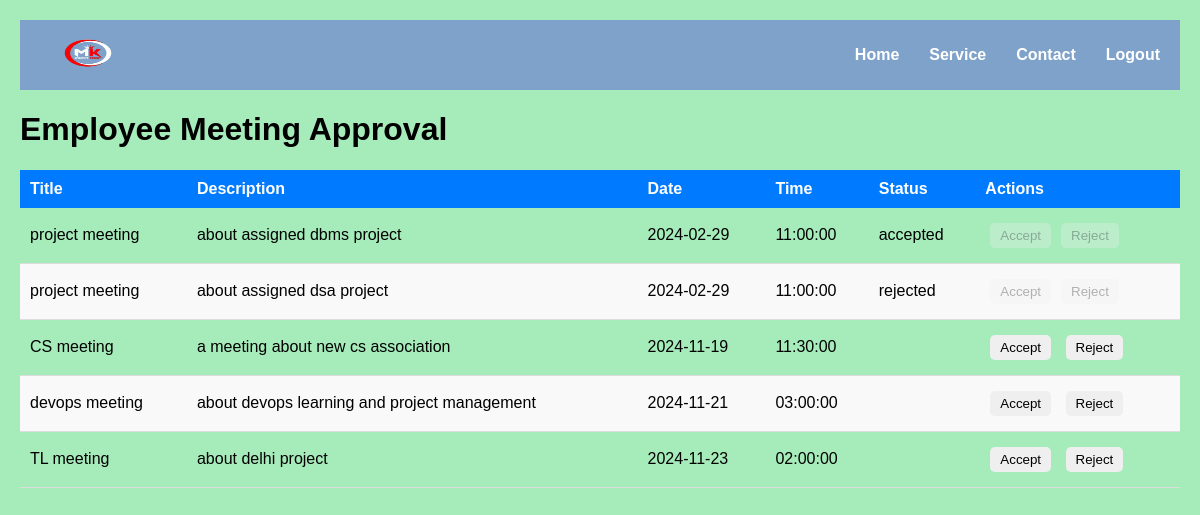
The page /emp/employee.php on the database its author committed.
### tables this page shows
CREATE TABLE `meetings` (
  `meetingid` int(11) NOT NULL,
  `empid` int(11) DEFAULT NULL,
  `title` varchar(255) DEFAULT NULL,
  `description` text DEFAULT NULL,
  `meetingdate` date DEFAULT NULL,
  `meetingtime` time DEFAULT NULL,
  `status` varchar(20) DEFAULT NULL,
  `rejection_reason` varchar(255) DEFAULT NULL
);

### emp/employee.php (the view, shortened to what this page needs)
<?php
$conn = new mysqli('localhost:3307', 'root', '', 'meeting');
$sql = "SELECT * FROM meetings ORDER BY meetingdate";
$result = $conn->query($sql);
?>
<!DOCTYPE html>
<html lang="en">
<head>
    <link rel="stylesheet" href="./style.css">
    <link rel="stylesheet" href="../admin/index.css">
</head>
<body>
<header>
        <nav>
            <div class="logo">
                <a href=""><img src="../img/logoo.png" alt="Logo" id="logo"></a>
            </div>
            <ul class="nav-items">
                <li><a href="#">Home</a></li>
                <li><a href="#">Service</a></li>
                <li><a href="#">Contact</a></li>
                <li><a href="../login/login.php">Logout</a></li>
            </ul>
        </nav>
    </header>
<h1>Employee Meeting Approval</h1>
<table>
    <thead>
        <tr>
            <th>Title</th>
            <th>Description</th>
            <th>Date</th>
            <th>Time</th>
            <th>Status</th>
            <th>Actions</th>
        </tr>
    </thead>
    <tbody>
        <?php
        if ($result->num_rows > 0) {
            while ($row = $result->fetch_assoc()) {
                $status = $row['status'];
                echo "<tr>
                        <td>{$row['title']}</td>
                        <td>{$row['description']}</td>
                        <td>{$row['meetingdate']}</td>
                        <td>{$row['meetingtime']}</td>
                        <td>{$status}</td>
                        <td>";
                if ($status === 'accepted' || $status === 'rejected') {
                    echo "<button disabled>Accept</button>";
                    echo "<button disabled>Reject</button>";
                } else {
                    echo "<form action='empaction.php' method='POST' style='display:inline;'>
                            <input type='hidden' name='id' value='{$row['meetingid']}'>
                            <input type='hidden' name='action' value='accept'>
                            <button type='submit'>Accept</button>
                          </form>
                          <form action='empaction.php' method='POST' style='display:inline;' onsubmit='return getReason(this);'>
                            <input type='hidden' name='id' value='{$row['meetingid']}'>
                            <input type='hidden' name='action' value='reject'>
                            <button type='submit'>Reject</button>
                          </form>";
                }
                echo "</td>
                    </tr>";
            }
        } else {
            echo "<tr><td colspan='6'>No meetings found</td></tr>";
        }
        ?>
    </tbody>
</table>
</body>
</html>

### emp/style.css (style rules this page uses)
body { font-family: Arial, sans-serif; background-color: #f4f4f4; margin: 0; padding: 20px; }
header { background-color: #7ea2c9; padding: 10px 20px; }
nav { display: flex; justify-content: space-between; align-items: center; }
.logo img { height: 4vh; width: 8vw; }
.nav-items { list-style-type: none; display: flex; gap: 30px; }
.nav-items li { display: inline; }
.nav-items a { text-decoration: none; color: white; font-weight: bold; transition: color 0.3s; }
table { width: 100%; border-collapse: collapse; }
thead th { background-color: #007bff; color: white; padding: 10px; text-align: left; }
tbody td { padding: 10px; border-bottom: 1px solid #ddd; }
tbody tr:nth-child(even) { background-color: #f9f9f9; }

### admin/index.css (style rules this page uses)
body { font-family: Arial, sans-serif; background-color: #a6ecbb; margin: 0; padding: 20px; }
header { background-color: #7ea2c9; padding: 10px 20px; }
nav { display: flex; justify-content: space-between; align-items: center; }
.nav-items { list-style-type: none; display: flex; gap: 30px; }
.nav-items li { display: inline; }
.nav-items a { text-decoration: none; color: white; font-weight: bold; transition: color 0.3s; }
form { display: flex; flex-direction: column; margin-bottom: 20px; }
table { width: 100%; border-collapse: collapse; }
thead th { background-color: #007bff; color: white; padding: 10px; text-align: left; }
tbody td { padding: 10px; border-bottom: 1px solid #ddd; }
tbody tr:nth-child(even) { background-color: #f9f9f9; }
button { padding: 5px 10px; margin: 5px; border: none; border-radius: 5px; cursor: pointer; }

### rows shown on the page
meetings: title "project meeting", description "about assigned dbms project", meetingdate "2024-02-29", meetingtime "11:00:00", status "accepted", shows "Accept"
meetings: title "project meeting", description "about assigned dsa project", meetingdate "2024-02-29", meetingtime "11:00:00", status "rejected", shows "Accept"
meetings: title "CS meeting", description "a meeting about new cs association", meetingdate "2024-11-19", meetingtime "11:30:00"
meetings: title "devops meeting", description "about devops learning and project management", meetingdate "2024-11-21", meetingtime "03:00:00"
meetings: title "TL meeting", description "about delhi project", meetingdate "2024-11-23", meetingtime "02:00:00"
